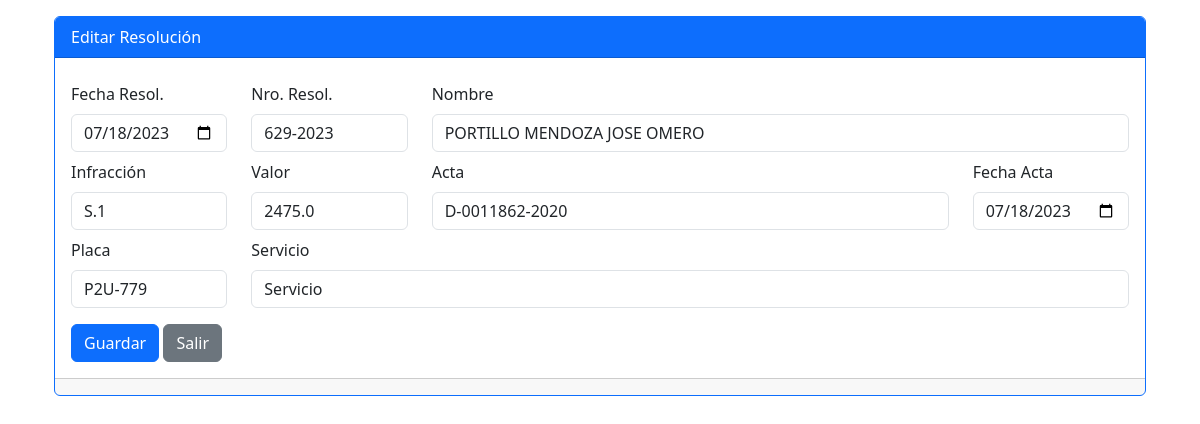
The page /resoluciones/editar/8 on the database its author committed.
### app.py (models this page shows)
class Resolucion(db.Model):
	id = db.Column(db.Integer, primary_key=True)
	fresolucion = db.Column(db.String(30))
	nresolucion = db.Column(db.String(10))
	nombre = db.Column(db.String(60))
	infraccion = db.Column(db.String(5))
	valor = db.Column(db.Float)
	acta = db.Column(db.String(30))
	fechaActa = db.Column(db.String(30))
	placa = db.Column(db.String(10))
	servicio = db.Column(db.String(50))
	fecha_resolu = db.Column(db.Date)
	fecha_acta = db.Column(db.Date)

### app.py (the view, shortened to what this page needs)
@app.route('/resoluciones/editar/<int:id>', methods=['GET', 'POST'])
def resoluciones_editar(id):
	resol = Resolucion.query.filter_by(id=id).first()
	return render_template('resol-form.html', resol=resol)

### templates/resol-form.html (shortened to what this page needs)
<!DOCTYPE html>
{% extends 'base.html' %}
{% block main %}
	<div class="container">
		<div class="row my-3">
			<div class="col">
				<div class="card border-primary">
					<div class="card-header bg-primary text-white">
						Editar Resolución
					</div>
					<div class="card-body">
						<form method="POST">
							<div class="row mt-2">
								<div class="col-lg-2">
									<label for="fecha_resol" class="form-label">Fecha Resol.</label>
									<input type="date" class="form-control" id="fecha_resol" name="fecha_resol" value="{{ resol.fecha_resolu or '' }}">
								</div>
								<div class="col-lg-2">
									<label for="nresolucion" class="form-label">Nro. Resol.</label>
									<input type="text" class="form-control" id="nresolucion" name="nresolucion" value="{{ resol.nresolucion or ''}}">
								</div>
								<div class="col-lg-8">
									<label for="nombre" class="form-label">Nombre</label>
									<input type="text" class="form-control" id="nombre" name="nombre" value="{{ resol.nombre or ''}}">
								</div>
							</div>
							<div class="row mt-2">
								<div class="col-lg-2">
									<label for="infraccion" class="form-label">Infracción</label>
									<input type="text" class="form-control" id="infraccion" name="infraccion" value="{{ resol.infraccion or ''}}">
								</div>
								<div class="col-lg-2">
									<label for="valor" class="form-label">Valor</label>
									<input type="number" class="form-control" id="valor" name="valor" value="{{ resol.valor or 0.00}}">
								</div>
								<div class="col-lg-6">
									<label for="acta" class="form-label">Acta</label>
									<input type="text" class="form-control" id="acta" name="acta" value="{{ resol.acta or ''}}">
								</div>
								<div class="col-lg-2">
									<label for="fecha_acta" class="form-label">Fecha Acta</label>
									<input type="date" class="form-control" id="fecha_acta" name="fecha_acta" value="{{ resol.fecha_acta or ''}}">
								</div>
							</div>
							<div class="row mt-2">
								<div class="col-lg-2">
									<label for="placa" class="form-label">Placa</label>
									<input type="text" class="form-control" id="placa" name="placa" value="{{ resol.placa or ''}}">
								</div>
								<div class="col-lg-10">
									<label for="servicio" class="form-label">Servicio</label>
									<input type="text" class="form-control" id="servicio" name="servicio" value="{{ resol.servicio or ''}}">
								</div>
							</div>
							<div class="mt-3">
								<button type="submit" class="btn btn-primary">Guardar</button>
								<a class="btn btn-secondary" href="/resoluciones">Salir</a>
							</div>
						</form>
					</div>
					<div class="card-footer text-muted">
					</div>
				</div>
			</div>
		</div>
	</div>
{% endblock main %}

### rows shown on the page
Resolucion: fecha_resol "07/18/2023", nresolucion "629-2023", nombre "PORTILLO MENDOZA JOSE OMERO", infraccion "S.1", valor "2475.0", acta "D-0011862-2020", fecha_acta "07/18/2023", placa "P2U-779", servicio "Servicio"
